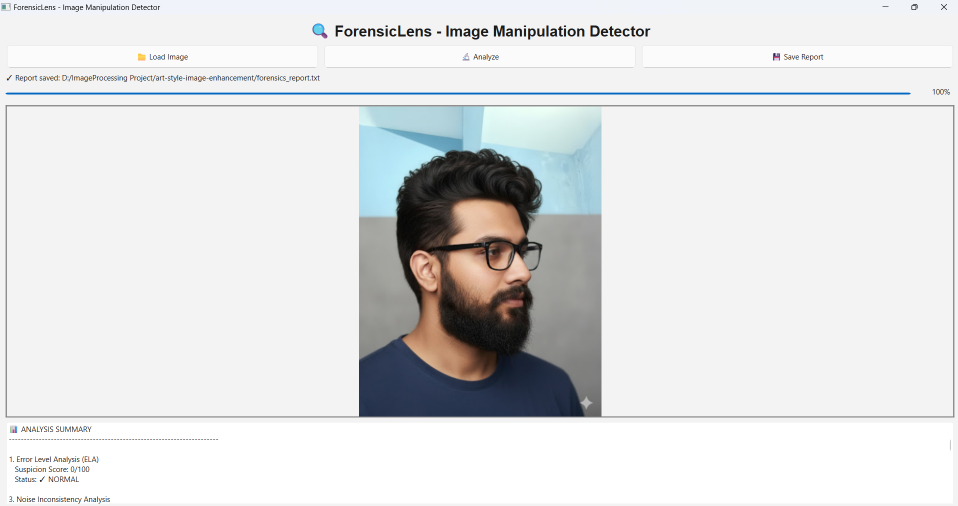
#> input picture images/project.png, 1916 x 1012 px (shown at 1/2 size)
$ python -i blur_analysis.py   (imports and definitions only)   (older library calls are emulated)
#> lines starting #> are read from the running program, lines starting #| are printed output that depends on the picture
"""
Blur Analysis Module

Technique:
- Detect inconsistent blur across image
- Find motion blur artifacts

Image Processing Topics Covered:
✓ Motion Blur Detection
✓ Edge Sharpness Analysis
"""

import cv2
import numpy as np


def analyze_blur_inconsistency(image, block_size=64):
    """
    Detect blur inconsistencies

    Parameters:
    -----------
    image : numpy.ndarray
        Input image
    block_size : int
        Block size for analysis

    Returns:
    --------
    results : dict
        - blur_map: Map of blur levels
        - inconsistent: bool
        - score: Suspicion score (0-100)
    """
#> called with block_size = 64
    # Convert to grayscale
    if len(image.shape) == 3:
        gray = cv2.cvtColor(image, cv2.COLOR_RGB2GRAY)
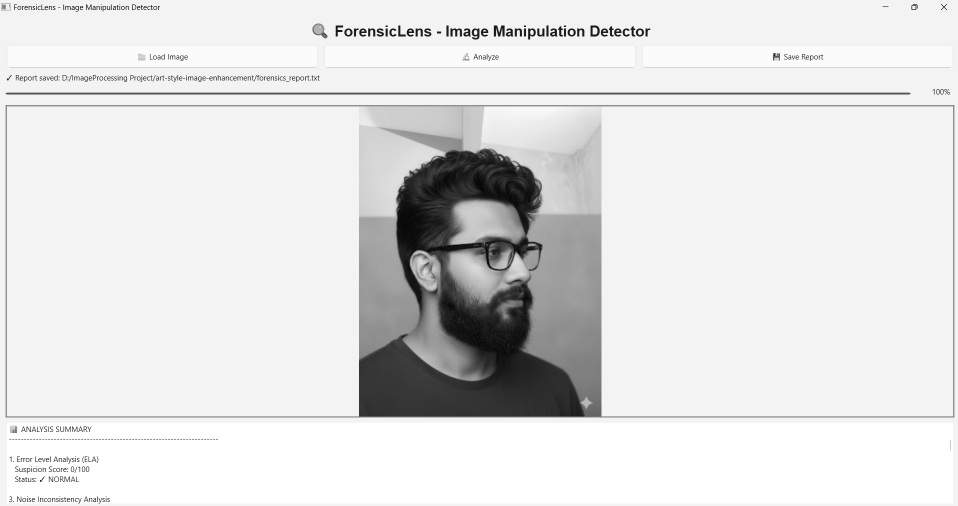
#> gray: shape (1012, 1916) (shown at 1/2 size); min 0, max 255, mean 224.3
    else:
        gray = image

    h, w = gray.shape
#> h = 1012; w = 1916
    h_blocks = h // block_size
#> h_blocks = 15
    w_blocks = w // block_size
#> w_blocks = 29

    # Calculate blur metric for each block
    blur_map = np.zeros((h_blocks, w_blocks))

    for i in range(h_blocks):
        for j in range(w_blocks):
            block = gray[i*block_size:(i+1)*block_size,
                        j*block_size:(j+1)*block_size]

            # Laplacian variance (blur metric)
            blur_map[i, j] = cv2.Laplacian(block, cv2.CV_64F).var()
#> block: shape (64, 64); every value is 255

    # Resize
    blur_map_full = cv2.resize(blur_map, (w, h), interpolation=cv2.INTER_LINEAR)
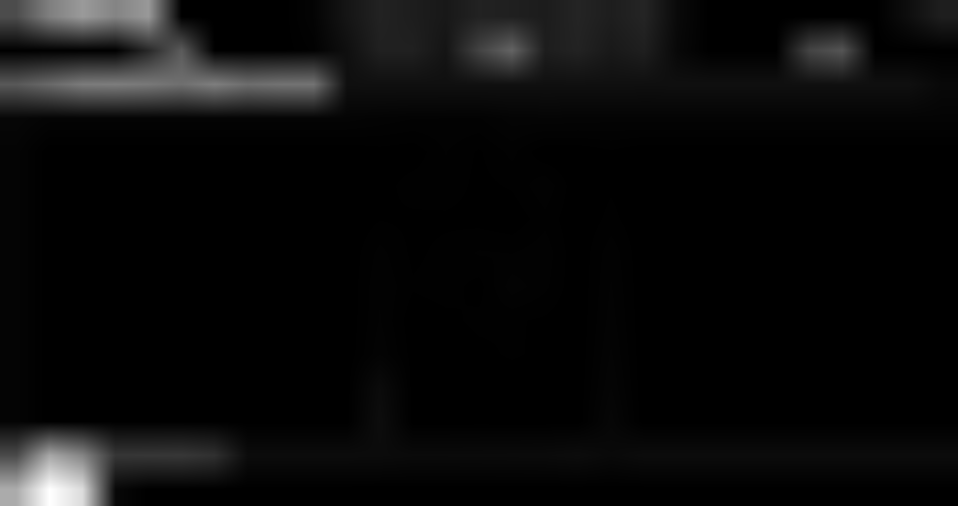
#> blur_map_full: shape (1012, 1916) float64 (shown at 1/2 size); min 0, max 21845, mean 964.5; drawn with min black and max white

    # Normalize (invert - high variance = sharp, low = blurry)
    blur_map_inverted = np.max(blur_map_full) - blur_map_full
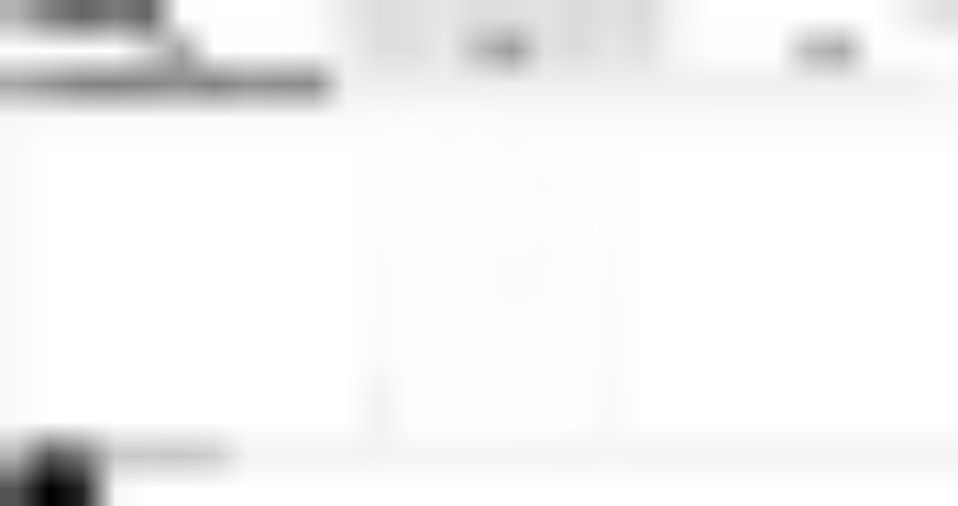
#> blur_map_inverted: shape (1012, 1916) float64 (shown at 1/2 size); min 0, max 21845, mean 20880.5; drawn with min black and max white
    blur_normalized = ((blur_map_inverted - np.min(blur_map_inverted)) /
                      (np.max(blur_map_inverted) - np.min(blur_map_inverted) + 1e-8) * 255).astype(np.uint8)

    # Check inconsistency
    blur_std = np.std(blur_map)
#> blur_std = 2694.8
    blur_mean = np.mean(blur_map)
#> blur_mean = 964.5

    cv_coefficient = blur_std / (blur_mean + 1e-8)
#> cv_coefficient = 2.79

    inconsistent = cv_coefficient > 0.6
#> inconsistent = True
    score = min(100, int(cv_coefficient * 120))
#> score = 100

    return {
        'blur_map': blur_normalized,
        'inconsistent': inconsistent,
        'score': score
    }

>>> import cv2
>>> picture = cv2.cvtColor(cv2.imread('../images/project.png'), cv2.COLOR_BGR2RGB)
>>> result = analyze_blur_inconsistency(picture)
#> result = 3 items
